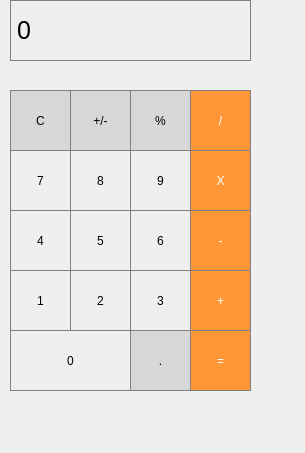
<?xml version="1.0" encoding="UTF-8"?>
<ui version="4.0">
 <class>MainWindow</class>
 <widget class="QMainWindow" name="MainWindow">
  <property name="geometry">
   <rect>
    <x>0</x>
    <y>0</y>
    <width>305</width>
    <height>453</height>
   </rect>
  </property>
  <property name="windowTitle">
   <string>MainWindow</string>
  </property>
  <widget class="QWidget" name="centralwidget">
   <widget class="QLabel" name="label">
    <property name="geometry">
     <rect>
      <x>10</x>
      <y>0</y>
      <width>241</width>
      <height>61</height>
     </rect>
    </property>
    <property name="font">
     <font>
      <pointsize>19</pointsize>
     </font>
    </property>
    <property name="styleSheet">
     <string notr="true">QLabel {
  qproperty-alignment: 'AlignVCenter | AlignRight';
  border: 1px solid gray;
}</string>
    </property>
    <property name="text">
     <string>0</string>
    </property>
   </widget>
   <widget class="QPushButton" name="pushButton_divide">
    <property name="geometry">
     <rect>
      <x>190</x>
      <y>90</y>
      <width>61</width>
      <height>61</height>
     </rect>
    </property>
    <property name="styleSheet">
     <string notr="true">QPushButton {
  background-color: rgb(255, 151, 57);
  color: white;
  border: 1px solid gray;
}

QPushButton:pressed {
    background-color: qlineargradient(x1: 0, y1: 0, x2: 0, y2: 1,
                                      stop: 0 #FF7832, stop: 1 #FF9739);
}</string>
    </property>
    <property name="text">
     <string>/</string>
    </property>
   </widget>
   <widget class="QPushButton" name="pushButton_percent">
    <property name="geometry">
     <rect>
      <x>130</x>
      <y>90</y>
      <width>61</width>
      <height>61</height>
     </rect>
    </property>
    <property name="styleSheet">
     <string notr="true">QPushButton {
  background-color: rgb(215, 215, 215);
  border: 1px solid gray;
}
QPushButton:pressed {
    background-color: qlineargradient(x1: 0, y1: 0, x2: 0, y2: 1,
                                      stop: 0 #BEBEBE, stop: 1 #D7D7D7);
}</string>
    </property>
    <property name="text">
     <string>%</string>
    </property>
   </widget>
   <widget class="QPushButton" name="pushButton_plus_minus">
    <property name="geometry">
     <rect>
      <x>70</x>
      <y>90</y>
      <width>61</width>
      <height>61</height>
     </rect>
    </property>
    <property name="styleSheet">
     <string notr="true">QPushButton {
  background-color: rgb(215, 215, 215);
  border: 1px solid gray;
}
QPushButton:pressed {
    background-color: qlineargradient(x1: 0, y1: 0, x2: 0, y2: 1,
                                      stop: 0 #BEBEBE, stop: 1 #D7D7D7);
}</string>
    </property>
    <property name="text">
     <string>+/-</string>
    </property>
   </widget>
   <widget class="QPushButton" name="pushButton_clear">
    <property name="geometry">
     <rect>
      <x>10</x>
      <y>90</y>
      <width>61</width>
      <height>61</height>
     </rect>
    </property>
    <property name="styleSheet">
     <string notr="true">QPushButton {
  background-color: rgb(215, 215, 215);
  border: 1px solid gray;
}
QPushButton:pressed {
    background-color: qlineargradient(x1: 0, y1: 0, x2: 0, y2: 1,
                                      stop: 0 #BEBEBE, stop: 1 #D7D7D7);
}</string>
    </property>
    <property name="text">
     <string>C</string>
    </property>
   </widget>
   <widget class="QPushButton" name="pushButton_9">
    <property name="geometry">
     <rect>
      <x>130</x>
      <y>150</y>
      <width>61</width>
      <height>61</height>
     </rect>
    </property>
    <property name="styleSheet">
     <string notr="true">QPushButton {
   border: 1px solid gray;
}
QPushButton:pressed {
    background-color: qlineargradient(x1: 0, y1: 0, x2: 0, y2: 1,
                                      stop: 0 #dadbde, stop: 1 #f6f7fa);
}</string>
    </property>
    <property name="text">
     <string>9</string>
    </property>
   </widget>
   <widget class="QPushButton" name="pushButton_multiply">
    <property name="geometry">
     <rect>
      <x>190</x>
      <y>150</y>
      <width>61</width>
      <height>61</height>
     </rect>
    </property>
    <property name="styleSheet">
     <string notr="true">QPushButton {
  background-color: rgb(255, 151, 57);
  color: white;
  border: 1px solid gray;
}

QPushButton:pressed {
    background-color: qlineargradient(x1: 0, y1: 0, x2: 0, y2: 1,
                                      stop: 0 #FF7832, stop: 1 #FF9739);
}</string>
    </property>
    <property name="text">
     <string>X</string>
    </property>
   </widget>
   <widget class="QPushButton" name="pushButton_8">
    <property name="geometry">
     <rect>
      <x>70</x>
      <y>150</y>
      <width>61</width>
      <height>61</height>
     </rect>
    </property>
    <property name="styleSheet">
     <string notr="true">QPushButton {
   border: 1px solid gray;
}
QPushButton:pressed {
    background-color: qlineargradient(x1: 0, y1: 0, x2: 0, y2: 1,
                                      stop: 0 #dadbde, stop: 1 #f6f7fa);
}</string>
    </property>
    <property name="text">
     <string>8</string>
    </property>
   </widget>
   <widget class="QPushButton" name="pushButton_7">
    <property name="geometry">
     <rect>
      <x>10</x>
      <y>150</y>
      <width>61</width>
      <height>61</height>
     </rect>
    </property>
    <property name="styleSheet">
     <string notr="true">QPushButton {
   border: 1px solid gray;
}
QPushButton:pressed {
    background-color: qlineargradient(x1: 0, y1: 0, x2: 0, y2: 1,
                                      stop: 0 #dadbde, stop: 1 #f6f7fa);
}</string>
    </property>
    <property name="text">
     <string>7</string>
    </property>
   </widget>
   <widget class="QPushButton" name="pushButton_6">
    <property name="geometry">
     <rect>
      <x>130</x>
      <y>210</y>
      <width>61</width>
      <height>61</height>
     </rect>
    </property>
    <property name="styleSheet">
     <string notr="true">QPushButton {
   border: 1px solid gray;
}
QPushButton:pressed {
    background-color: qlineargradient(x1: 0, y1: 0, x2: 0, y2: 1,
                                      stop: 0 #dadbde, stop: 1 #f6f7fa);
}</string>
    </property>
    <property name="text">
     <string>6</string>
    </property>
   </widget>
   <widget class="QPushButton" name="pushButton_minus">
    <property name="geometry">
     <rect>
      <x>190</x>
      <y>210</y>
      <width>61</width>
      <height>61</height>
     </rect>
    </property>
    <property name="styleSheet">
     <string notr="true">QPushButton {
  background-color: rgb(255, 151, 57);
  color: white;
  border: 1px solid gray;
}

QPushButton:pressed {
    background-color: qlineargradient(x1: 0, y1: 0, x2: 0, y2: 1,
                                      stop: 0 #FF7832, stop: 1 #FF9739);
}</string>
    </property>
    <property name="text">
     <string>-</string>
    </property>
   </widget>
   <widget class="QPushButton" name="pushButton_5">
    <property name="geometry">
     <rect>
      <x>70</x>
      <y>210</y>
      <width>61</width>
      <height>61</height>
     </rect>
    </property>
    <property name="styleSheet">
     <string notr="true">QPushButton {
   border: 1px solid gray;
}
QPushButton:pressed {
    background-color: qlineargradient(x1: 0, y1: 0, x2: 0, y2: 1,
                                      stop: 0 #dadbde, stop: 1 #f6f7fa);
}</string>
    </property>
    <property name="text">
     <string>5</string>
    </property>
   </widget>
   <widget class="QPushButton" name="pushButton_4">
    <property name="geometry">
     <rect>
      <x>10</x>
      <y>210</y>
      <width>61</width>
      <height>61</height>
     </rect>
    </property>
    <property name="styleSheet">
     <string notr="true">QPushButton {
   border: 1px solid gray;
}
QPushButton:pressed {
    background-color: qlineargradient(x1: 0, y1: 0, x2: 0, y2: 1,
                                      stop: 0 #dadbde, stop: 1 #f6f7fa);
}</string>
    </property>
    <property name="text">
     <string>4</string>
    </property>
   </widget>
   <widget class="QPushButton" name="pushButton_3">
    <property name="geometry">
     <rect>
      <x>130</x>
      <y>270</y>
      <width>61</width>
      <height>61</height>
     </rect>
    </property>
    <property name="styleSheet">
     <string notr="true">QPushButton {
   border: 1px solid gray;
}
QPushButton:pressed {
    background-color: qlineargradient(x1: 0, y1: 0, x2: 0, y2: 1,
                                      stop: 0 #dadbde, stop: 1 #f6f7fa);
}</string>
    </property>
    <property name="text">
     <string>3</string>
    </property>
   </widget>
   <widget class="QPushButton" name="pushButton_plus">
    <property name="geometry">
     <rect>
      <x>190</x>
      <y>270</y>
      <width>61</width>
      <height>61</height>
     </rect>
    </property>
    <property name="styleSheet">
     <string notr="true">QPushButton {
  background-color: rgb(255, 151, 57);
  color: white;
  border: 1px solid gray;
}

QPushButton:pressed {
    background-color: qlineargradient(x1: 0, y1: 0, x2: 0, y2: 1,
                                      stop: 0 #FF7832, stop: 1 #FF9739);
}</string>
    </property>
    <property name="text">
     <string>+</string>
    </property>
   </widget>
   <widget class="QPushButton" name="pushButton_2">
    <property name="geometry">
     <rect>
      <x>70</x>
      <y>270</y>
      <width>61</width>
      <height>61</height>
     </rect>
    </property>
    <property name="styleSheet">
     <string notr="true">QPushButton {
   border: 1px solid gray;
}
QPushButton:pressed {
    background-color: qlineargradient(x1: 0, y1: 0, x2: 0, y2: 1,
                                      stop: 0 #dadbde, stop: 1 #f6f7fa);
}</string>
    </property>
    <property name="text">
     <string>2</string>
    </property>
   </widget>
   <widget class="QPushButton" name="pushButton_1">
    <property name="geometry">
     <rect>
      <x>10</x>
      <y>270</y>
      <width>61</width>
      <height>61</height>
     </rect>
    </property>
    <property name="styleSheet">
     <string notr="true">QPushButton {
   border: 1px solid gray;
}
QPushButton:pressed {
    background-color: qlineargradient(x1: 0, y1: 0, x2: 0, y2: 1,
                                      stop: 0 #dadbde, stop: 1 #f6f7fa);
}</string>
    </property>
    <property name="text">
     <string>1</string>
    </property>
   </widget>
   <widget class="QPushButton" name="pushButton_decimal">
    <property name="geometry">
     <rect>
      <x>130</x>
      <y>330</y>
      <width>61</width>
      <height>61</height>
     </rect>
    </property>
    <property name="styleSheet">
     <string notr="true">QPushButton {
  background-color: rgb(215, 215, 215);
  border: 1px solid gray;
}
QPushButton:pressed {
    background-color: qlineargradient(x1: 0, y1: 0, x2: 0, y2: 1,
                                      stop: 0 #BEBEBE, stop: 1 #D7D7D7);
}</string>
    </property>
    <property name="text">
     <string>.</string>
    </property>
   </widget>
   <widget class="QPushButton" name="pushButton_equals">
    <property name="geometry">
     <rect>
      <x>190</x>
      <y>330</y>
      <width>61</width>
      <height>61</height>
     </rect>
    </property>
    <property name="styleSheet">
     <string notr="true">QPushButton {
  background-color: rgb(255, 151, 57);
  color: white;
  border: 1px solid gray;
}

QPushButton:pressed {
    background-color: qlineargradient(x1: 0, y1: 0, x2: 0, y2: 1,
                                      stop: 0 #FF7832, stop: 1 #FF9739);
}</string>
    </property>
    <property name="text">
     <string>=</string>
    </property>
   </widget>
   <widget class="QPushButton" name="pushButton_0">
    <property name="geometry">
     <rect>
      <x>10</x>
      <y>330</y>
      <width>121</width>
      <height>61</height>
     </rect>
    </property>
    <property name="styleSheet">
     <string notr="true">QPushButton {
   border: 1px solid gray;
}
QPushButton:pressed {
    background-color: qlineargradient(x1: 0, y1: 0, x2: 0, y2: 1,
                                      stop: 0 #dadbde, stop: 1 #f6f7fa);
}</string>
    </property>
    <property name="text">
     <string>0</string>
    </property>
   </widget>
  </widget>
 </widget>
 <resources/>
 <connections/>
</ui>
